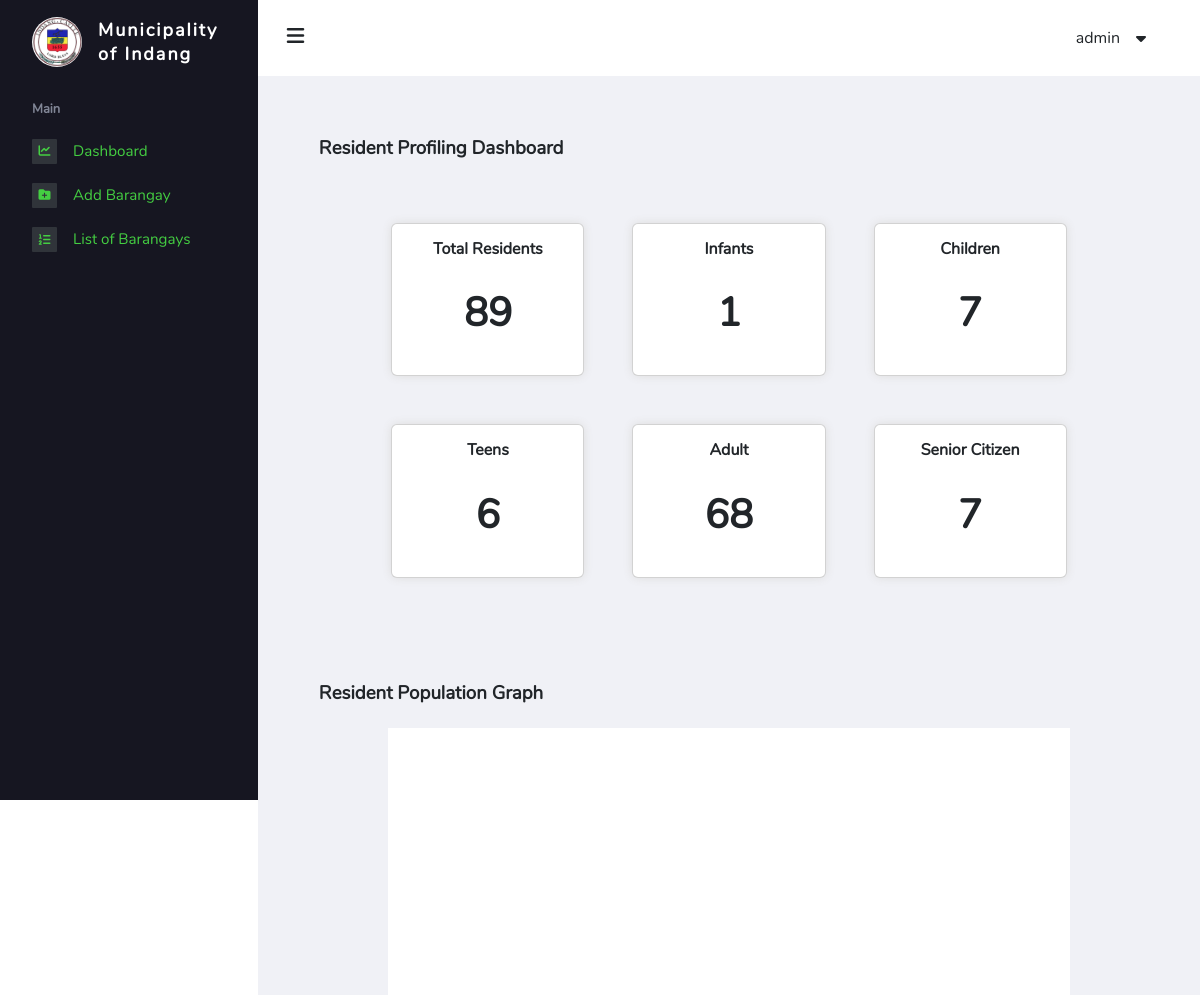
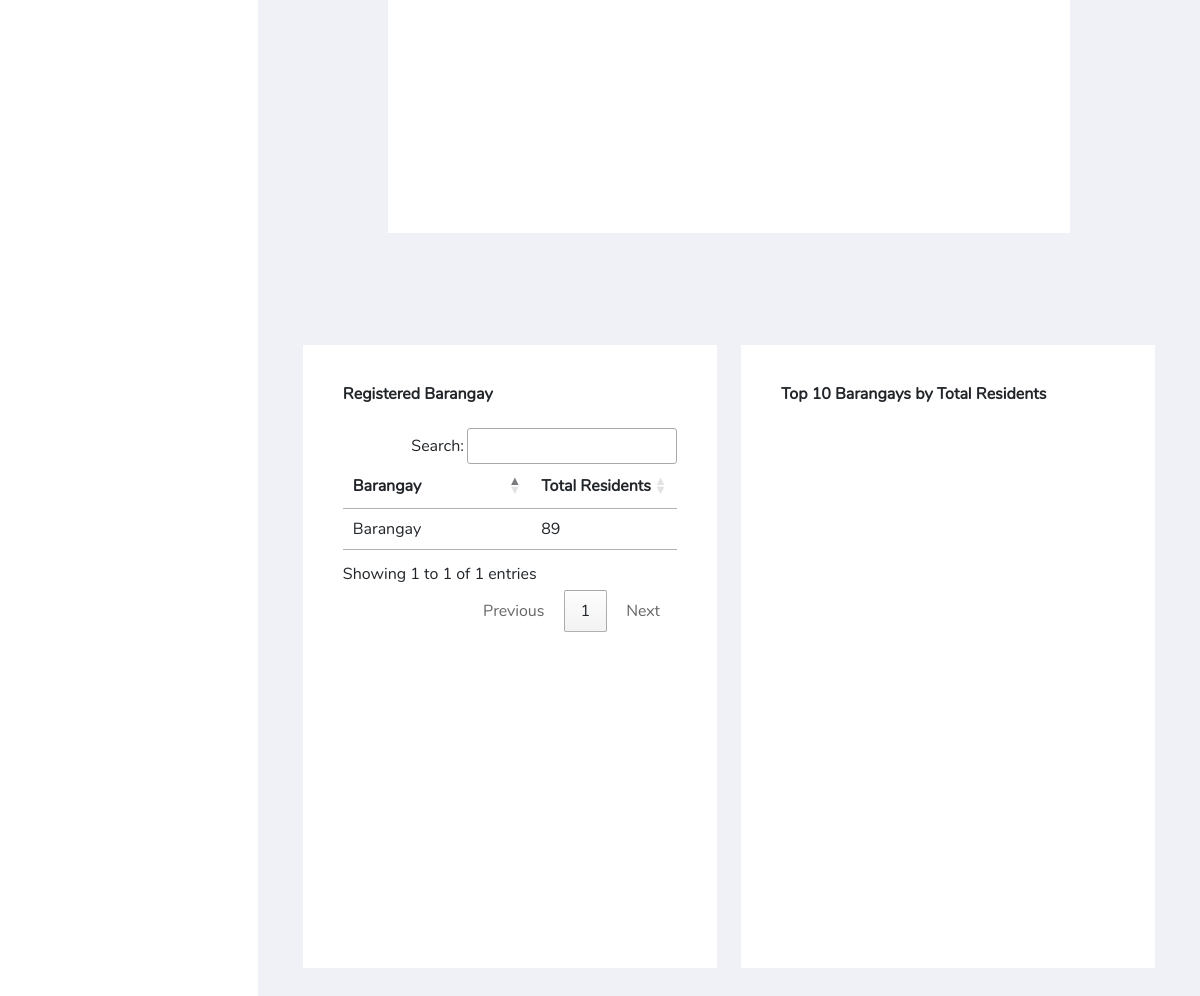
/admin/index.php (signed in), run on the app's committed database (2 pictures, top to bottom).
### tables this page shows
CREATE TABLE `superadmin_config` (
  `municipality_id` int(11) NOT NULL,
  `municipality_name` varchar(255) NOT NULL,
  `municipality_link` varchar(255) NOT NULL,
  `municipality_logo` varchar(255) NOT NULL
);

CREATE TABLE `super_accounts` (
  `id` int(11) NOT NULL,
  `user_id` bigint(20) NOT NULL,
  `fullname` varchar(100) NOT NULL,
  `username` varchar(100) NOT NULL,
  `password` varchar(255) NOT NULL
);

CREATE TABLE `barangay` (
  `b_id` int(11) NOT NULL,
  `b_name` varchar(50) NOT NULL,
  `b_address` varchar(100) NOT NULL,
  `b_logo` varchar(100) NOT NULL,
  `b_link` varchar(100) NOT NULL,
  `is_active` tinyint(1) NOT NULL
);

### admin/includes/login-system.inc.php (called while the page is built, shortened)
<?php
function checkLogin($pdo)
{
    if (isset($_SESSION['user_id'])) {
        $id = $_SESSION['user_id'];
        $result = $pdo->query("SELECT * FROM super_accounts WHERE user_id = '$id' LIMIT 1");
        $result->execute();
        $numRows = $result->rowCount();
        if ($result && $numRows > 0) {
            $user_data = $result->fetch();
            return $user_data;
        }
    }
    die;
}

### admin/includes/session.inc.php (called while the page is built, shortened)
<?php
include 'includes/dbh.inc.php';
include 'includes/login-system.inc.php';
$user_data = checkLogin($pdo);

### admin/index.php (the view, shortened to what this page needs)
<?php
include 'includes/session.inc.php';
$query = "SELECT * FROM barangay";
$stmt = $pdo->query($query);
$barangays = $stmt->fetchAll(PDO::FETCH_ASSOC);
$total_residents = $pdo->query("SELECT COALESCE(COUNT(*), 0) FROM resident WHERE is_alive = 1")->fetchColumn();
$ages = $pdo->query("SELECT TIMESTAMPDIFF(YEAR, birthdate, CURDATE()) AS age FROM resident WHERE is_alive = 1")->fetchAll(PDO::FETCH_COLUMN);
$infant = count(array_filter($ages, function ($age) {
    return $age >= 0 && $age <= 1;
}));
$children = count(array_filter($ages, function ($age) {
    return $age >= 2 && $age <= 12;
}));
$teens = count(array_filter($ages, function ($age) {
    return $age >= 13 && $age <= 17;
}));
$adult = count(array_filter($ages, function ($age) {
    return $age >= 18 && $age <= 59;
}));
$senior = count(array_filter($ages, function ($age) {
    return $age >= 60;
}));
?>
<!DOCTYPE html>
<html lang="en">
<head>
    <link rel="stylesheet" href="https://cdnjs.cloudflare.com/ajax/libs/font-awesome/6.2.0/css/all.min.css" />
    <link href="https://cdn.jsdelivr.net/npm/bootstrap@5.3.0-alpha1/dist/css/bootstrap.min.css" rel="stylesheet">
    <link rel="stylesheet" href="https://cdn.datatables.net/1.13.4/css/jquery.dataTables.css" />
    <link rel="stylesheet" href="./assets/css/main.css" />
    <link rel="stylesheet" href="./assets/css/bs-overwrite.css" />
    <link rel="stylesheet" href="assets/css/dashboard.css" />
    <script src="https://cdn.tailwindcss.com"></script>
</head>
<body>
    <?php
    include 'partials/nav_sidebar.php';
    ?>
    <main class="main-content">
        <?php
        include 'partials/nav_header.php';
        ?>
        <div class="wrapper" style="margin-bottom: 10%;">
            <div class="page-header">
                <h3 class="page-title">Resident Profiling Dashboard</h3>
            </div>
            <div class="page-body">
                <div class="card-container">
                    <div class="cards">
                        <div class="card">
                            <h1 class="card-title">Total Residents</h1>
                            <p class="card-body"><?php echo $total_residents ?></p>
                        </div>
                        <div class="card">
                            <h1 class="card-title">Infants</h1>
                            <p class="card-body"><?php echo $infant ?></p>
                        </div>
                        <div class="card">
                            <h1 class="card-title">Children</h1>
                            <p class="card-body"><?php echo $children ?></p>
                        </div>
                    </div>
                    <div class="cards">
                        <div class="card">
                            <h1 class="card-title">Teens</h1>
                            <p class="card-body"><?php echo $teens ?></p>
                        </div>
                        <div class="card">
                            <h1 class="card-title">Adult</h1>
                            <p class="card-body"><?php echo $adult ?></p>
                        </div>
                        <div class="card">
                            <h1 class="card-title">Senior Citizen</h1>
                            <p class="card-body"><?php echo $senior ?></p>
                        </div>
                    </div>
                </div>
            </div>
            <div class="page-header">
                <h3 class="page-title">Resident Population Graph</h3>
            </div>
            <div class="chart-container">
                <div id="piechart"></div>
            </div>
            <div class="w-full md:flex gap-6 mt-28">
                <div class="w-full md:w-1/2 mb-3 bg-white p-10">
                    <h1 class="font-semibold mb-6">Registered Barangay</h1>
                    <table id="barangays-table" class="row-border hover">
                        <thead>
                            <tr>
                                <th class="w-full">Barangay</th>
                                <th class="whitespace-nowrap">Total Residents</th>
                            </tr>
                        </thead>
                        <tbody>
                            <?php foreach ($barangays as $barangay) : ?>
                                <?php
                                $barangayId = $barangay['b_id'];
                                $query = "SELECT COUNT(*) as total_residents FROM resident WHERE barangay_id = :barangay_id";
                                $stmt = $pdo->prepare($query);
                                $stmt->bindParam(':barangay_id', $barangayId, PDO::PARAM_INT);
                                $stmt->execute();
                                $result = $stmt->fetch(PDO::FETCH_ASSOC);
                                ?>
                                <tr>
                                    <td class="w-full"><?php echo $barangay['b_name'] ?></td>
                                    <td class="whitespace-nowrap"><?php echo $result['total_residents'] ?></td>
                                </tr>
                            <?php endforeach ?>
                        </tbody>
                    </table>
                </div>
                <div class="w-full md:w-1/2 mb-3 bg-white p-10">
                    <h1 class="font-semibold mb-6">Top 10 Barangays by Total Residents</h1>
                    <div id="columnChart" style="height: 500px;"></div>
                </div>
            </div>
    </main>
</body>
</html>

### admin/partials/nav_sidebar.php
<nav class="sidebar">
    <div class="sidebar__logo">
        <?php $municipality = $pdo->query("SELECT * FROM superadmin_config")->fetch(); ?>
        <div class="logo-img">
            <img src="./assets/images/<?php echo $municipality['municipality_logo'] ?>" alt="Logo of Indang" width="50px" />
        </div>
        <h1 class="barangay-name">Municipality of <?php echo $municipality['municipality_name'] ?></h1>
    </div>
    <ul class="sidebar__links">
        <li>
            <p>Main</p>
        </li>
        <li>
            <a href="index.php">
                <span class="sidebar__links-icon"><i class="fa-sharp fa-solid fa-chart-line"></i></span>
                <span class="sidebar__links-text">Dashboard</span>
            </a>
        </li>
        <li>
            <a href="barangay-add.php">
                <span class="sidebar__links-icon"><i class="fa-solid fa-folder-plus"></i></span>
                <span class="sidebar__links-text">Add Barangay</span>
            </a>
        </li>
        <li>
            <a href="barangay.php">
                <span class="sidebar__links-icon"><i class="fa-solid fa-list-ol"></i></span>
                <span class="sidebar__links-text">List of Barangays</span>
            </a>
        </li>
    </ul>
</nav>

### admin/partials/nav_header.php (shortened to what this page needs)
<header>
    <div class="burger-menu">
        <i class="fa-solid fa-bars"></i>
    </div>
    <div class="admin">
        <div class="admin__name"><?php echo $user_data['fullname']; ?>
        </div>
    </div>
</header>

### admin/assets/css/bs-overwrite.css (style rules this page uses)
.barangay-name { margin: 0; font-weight: bold; letter-spacing: 2px; line-height: normal; }
.page-title { font-size: 1.17em; font-weight: bold; }
.logo-img { padding-top: 0 !important; }
.logo-img img { max-width: 50px; }
p { margin: 0; }
ol, ul { padding-left: 0; }

### admin/assets/css/dashboard.css (style rules this page uses)
.page-body { background: none !important; }
.card-container { color: var(--primary-clr); }
.cards { display: flex; flex-wrap: wrap; justify-content: center; gap: 3rem; margin-bottom: 3rem; }
.card { background: var(--white); text-align: center; width: 25%; padding: 1rem; box-shadow: 0 0 10px #ddd; }
.card-title { font-weight: bold; font-size: 1rem; }
.card-body { font-size: 2.5rem; font-weight: 900; }
.chart-container { width: 80%; background: white; margin: auto; }
#piechart { width: 100%; min-height: 500px; margin: auto; }

### admin/assets/css/_root.css (style rules this page uses)
:root { --primary-clr: #001754; --secondary-clr: #818696; --white: #fff; --black: #000; --blue: #0062FF; --lightblue: #91bbff; --green-dark: #03A10A; --green-light: #44CE42; --background-clr: #f0f1f6; --background-sidebar: #161621; --fw-n: 300; --fw-m: 600; --fw-l: 800; --fs-2: 5rem; --fs-3: 2rem; --fs-p: 1rem; }
* { margin: 0; padding: 0; box-sizing: border-box; font-family: "nunito-regular", sans-serif; }
li, a { list-style-type: none; text-decoration: none; }
.wrapper { width: 100%; padding: 2.8rem 2.8rem 0 2.8rem; }

### admin/assets/css/_header.css (style rules this page uses)
.main-content { margin-left: 258px; background-color: var(--background-clr); padding-bottom: 5%; min-height: 100vh; }
header { background-color: var(--white); height: calc(60px + 1rem); display: flex; justify-content: space-between; align-items: center; padding: 0 5rem 0 1.8rem; }
.burger-menu i { font-size: 20px; }
.admin__name { position: relative; cursor: pointer; }
.admin__name::after { position: absolute; content: "\f0d7"; padding-left: 1rem; top: 50%; transform: translateY(-50%); font-family: "Font Awesome 5 Free"; font-weight: 900; }

### admin/assets/css/_add-brgy.css (style rules this page uses)
.page-body { position: relative; }

### admin/assets/css/_resident-profiling.css (style rules this page uses)
.page-header { margin: 1rem 1rem 1.5rem 1rem; }
.page-body { padding: 2.5rem; background: var(--white); }

### admin/assets/css/_sidebar.css (style rules this page uses)
nav { background-color: var(--background-sidebar); display: flex; flex-direction: column; align-items: center; height: 100vh; width: 258px; padding: .5rem 0; position: fixed; top: 0; left: 0; transition: all 400ms ease; overflow: hidden; z-index: 9999; font-family: 'nunito-medium', sans-serif; }
.sidebar__logo { min-height: 60px; display: flex; align-items: center; gap: 1rem; padding: .5rem 2rem 0 2rem; }
.sidebar__logo .logo-img { padding-top: 5px; }
.barangay-name { color: var(--white); font-size: 18px; letter-spacing: 2px; }
.sidebar__logo img { border-radius: 50%; }
.sidebar__links { padding: 2rem 0 0 2rem; display: flex; flex-direction: column; gap: 1.2rem; width: 100%; z-index: 1000; }
.sidebar__links li:nth-child(1) { color: var(--secondary-clr); font-size: 0.8125rem; font-weight: var(--fw-l); }
.sidebar__links li a { display: flex; width: 100%; gap: 1rem; align-items: center; background-color: var(--background-sidebar); color: var(--green-light); transition: color 200ms ease-in; font-size: .95rem; }
.sidebar__links-icon { background-color: #30343a; border-radius: 1px; font-size: 12px; width: 25px; height: 25px; display: flex; align-items: center; justify-content: center; }
.sidebar__links-icon { color: var(--green-light); }
.burger-menu, .burger-menu2 { cursor: pointer; z-index: 1; }
.main-content { transition: margin-left 400ms ease; }

### data on the page
superadmin_config: municipality_logo (picture), municipality_name "Indang"
super_accounts: fullname "admin"
barangay: b_name "Barangay", total_residents "89"

### other printed values
$total_residents "89"
$infant "1"
$children "7"
$teens "6"
$adult "68"
$senior "7"
